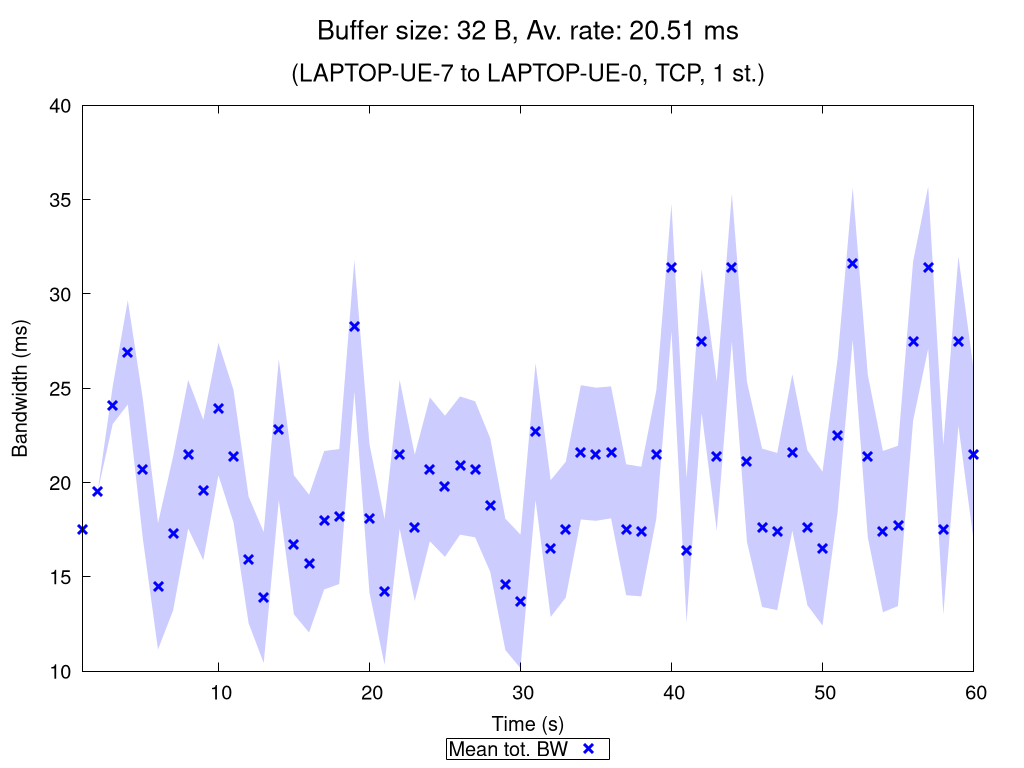

gnuplot code for this plot:
set terminal pngcairo nocrop enhanced size 1024,768 font "Verdana,15"
set output "TCP_1_st_2020_11_06_01-17-22_two2one_00032B.png"

set title "{/=20 Buffer size: 32 B, Av. rate: 20.51 ms}\n\n{/=18 (LAPTOP-UE-7 to LAPTOP-UE-0, TCP, 1 st.)}"

set xlabel "Time (s)"
set ylabel "Bandwidth (ms)"
set ytics nomirror
set key bmargin center horizontal box samplen 1 width -1
set bmargin 4.6
set rmargin 4.5

rf = 1.0  # rate factor
set style fill transparent solid 0.2 noborder
set autoscale xfix
plot "TCP_1_st_2020_11_06_01-17-22_two2one_00032B_iperf_processed.dat" using 1:($2/rf-$3/rf):($2/rf+$3/rf) with filledcurves lc rgb "blue" notitle, \
     "" using 1:($2/rf) with points pt 2 ps 1.5 lw 3 lc rgb "blue" title "Mean tot. BW", \
